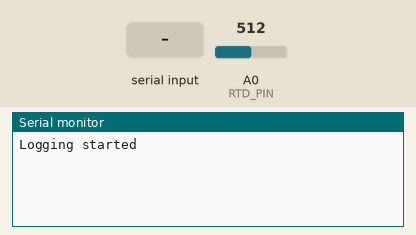
Bench run of a sketch on a simulated Arduino Uno, built with avr-gcc and run on an emulated ATmega328P. On the bench: the last lines printed to the serial monitor. The inputs (shaded band) are chosen by the test bench; at power-on: A0 (RTD_PIN) = 512. The local clock reads 2024-03-15 10:24:30 at power-on unless the sketch sets it; storage starts empty.

Above: at 6.2 s.
6.3 s: "1\n" received over the second serial link
At 7.2 s:
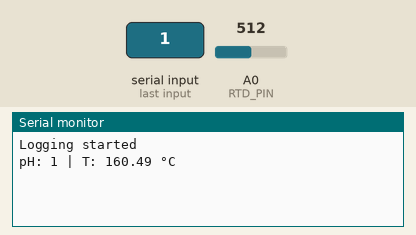
13.5 s: A0 (RTD_PIN) set to 716
At 14.3 s:
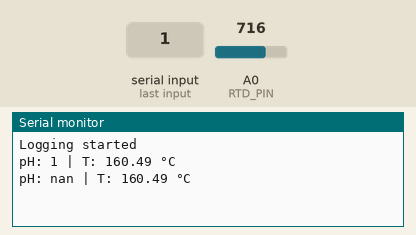
15.0 s: A0 (RTD_PIN) set to 900
16.5 s: "0\n" received over the second serial link
At 17.4 s:
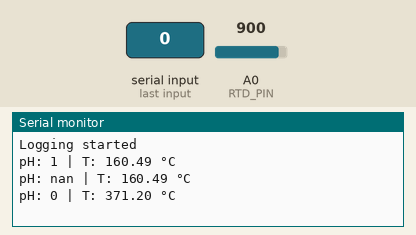

Measured:
- after the input at 6.3 s, the serial monitor: prints a new line at once (image 1)
- after the input at 16.5 s, the serial monitor: prints a new line at once (image 3)

The sketch:

ph_logger.ino
```cpp
/* ------------------------------------------------------------
   Field logger – pH + RTD → CSV on SD  (single-file version)
   – watchdog auto-reboot on lock-up
   – no dynamic String allocation
   – buffered writes (flush once/min ≈ 12 lines @ 5 s)
   ------------------------------------------------------------ */

   #include <SoftwareSerial.h>
   #include <SD.h>
   #include <SPI.h>
   #include <RTClib.h>
   #include <avr/wdt.h>

   /* ---------- user settings ---------- */
   #define LOG_FILENAME  "site1.csv"    // <---  EDIT THIS

   /* ---------- pin map ---------- */
   #define PH_RX   3
   #define PH_TX   2
   #define RTD_PIN A0
   #define SD_CS   10

   /* ---------- sampling interval ---------- */
   const unsigned long READ_INTERVAL_MS = 5000UL;   // 5 s    <- CHANGE THE TIMINGS HERE (in milliseconds)
   const uint16_t      LINES_PER_FLUSH  = 12;       // ≈ 1 min between flushes

   /* ---------- globals ---------- */
   SoftwareSerial phSerial(PH_RX, PH_TX);
   RTC_DS3231 rtc;
   bool        rtcPresent = false;

   File        logfile;
   uint16_t    lineCnt   = 0;
   unsigned long lastRead = 0UL;

   /* ============================================================ */
   void setup() {
     wdt_disable();                    // if WDT caused reset
     Serial.begin(9600);
     phSerial.begin(9600);
     delay(3000);                      // allow sensors to power-up

     /* SD-card --------------------------------------------------- */
     if (!SD.begin(SD_CS)) { Serial.println(F("SD init failed")); while (1); }

     /* RTC ------------------------------------------------------- */
     if (rtc.begin() && !rtc.lostPower()) rtcPresent = true;

     /* open / create fixed log file ----------------------------- */
     logfile = SD.open(LOG_FILENAME, FILE_WRITE);
     if (!logfile) { Serial.println(F("Can't open log file")); while (1); }
     if (logfile.size() == 0) {                      // brand-new → header
       logfile.println(F("Date,Time,pH,tempC"));
       logfile.flush();
     }

     /* pH board → polling mode ---------------------------------- */
     flushPH();
     phSerial.print("C,0\r");
     delay(2000);
     flushPH();

     Serial.println(F("Logging started"));
     wdt_enable(WDTO_8S);              // watchdog 8-second window
   }

   /* ============================================================ */
   void loop() {
     wdt_reset();

     if (millis() - lastRead < READ_INTERVAL_MS) return;
     lastRead = millis();

     /* ---------- read RTD voltage ---------- */
     int   raw   = analogRead(RTD_PIN);
     float volts = raw * (5.0f / 1023.0f);
     float tempC = (volts - 1.058f) / 0.009f;

     /* ---------- read pH (blocking w/ timeout) ---------- */
     char pHbuf[8];
     if (!readPH(pHbuf, sizeof pHbuf)) strcpy(pHbuf, "nan");

     /* ---------- timestamp ---------- */
     char stamp[20];                   // "YYYY-MM-DD,HH:MM:SS"
     if (rtcPresent) {
       DateTime t = rtc.now();
       sprintf(stamp, "%04d-%02d-%02d,%02d:%02d:%02d",
               t.year(), t.month(), t.day(),
               t.hour(), t.minute(), t.second());
     } else {
       uint64_t s = millis() / 1000ULL;
       sprintf(stamp, "0000-00-00,%llu", (unsigned long long)s);
     }

     /* ---------- console echo ---------- */
     Serial.print(F("pH: ")); Serial.print(pHbuf);
     Serial.print(F(" | T: ")); Serial.print(tempC, 2); Serial.println(F(" °C"));

     /* ---------- CSV write ---------- */
     logfile.print(stamp); logfile.print(',');
     logfile.print(pHbuf); logfile.print(',');
     logfile.println(tempC, 2);

     /* buffered flush once/minute ------------------------------- */
     if (++lineCnt >= LINES_PER_FLUSH) {
       logfile.flush();                // write data + update FAT
       lineCnt = 0;
     }
   }

   /* ============================================================ */
   /* ----- helpers ---------------------------------------------- */
   void flushPH() { while (phSerial.available()) phSerial.read(); }

   /* blocking pH read with 2 s timeout, result into char* -------- */
   bool readPH(char *buf, size_t len) {
     flushPH();
     phSerial.print("R\r");
     unsigned long t0 = millis();
     size_t idx = 0;
     while (millis() - t0 < 2000UL && idx < len - 1) {
       if (phSerial.available()) {
         char c = phSerial.read();
         if (c == '\r' || c == '\n') break;
         buf[idx++] = c;
       }
     }
     buf[idx] = '\0';
     return idx > 0;
   }
   
```
